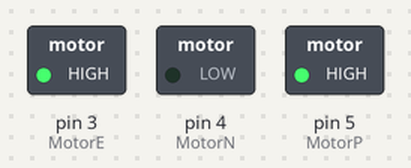
Bench run of a sketch on a simulated Arduino Uno, built with avr-gcc and run on an emulated ATmega328P. Shown: switched loads named in the sketch (green lamp = pin HIGH).

Above: at 0.2 s.
At 1.15 s:
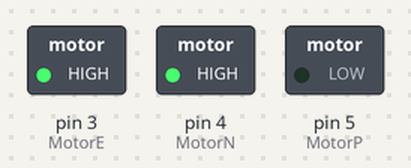
At 2.85 s:
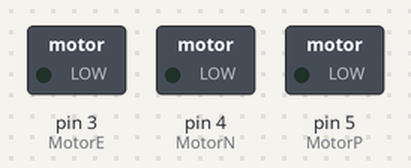
Timing chart, 0 to 3.5 s (numbered marks = the images above):
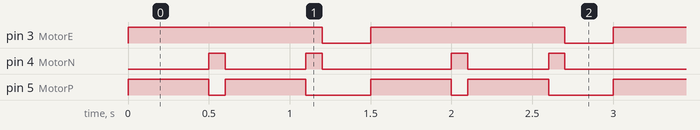

The sketch:

EX_Motor2.ino
```cpp
#define STOP 0
#define CW 1
#define CCW 2


const int MotorE = 3;
const int MotorP = 5;
const int MotorN = 4;

void Motor_cnt(int mode, double sec) {
  switch (mode) {
    case STOP:
      digitalWrite(MotorE, LOW);
      digitalWrite(MotorP, LOW);
      digitalWrite(MotorN, LOW);
      break;
    case CW:
      digitalWrite(MotorE, HIGH);
      digitalWrite(MotorP, HIGH);
      digitalWrite(MotorN, LOW);
      break;
    case CCW:
      digitalWrite(MotorE, HIGH);
      digitalWrite(MotorP, LOW);
      digitalWrite(MotorN, HIGH);
      break;
    default:
      digitalWrite(MotorE, LOW);
      digitalWrite(MotorP, LOW);
      digitalWrite(MotorN, LOW);
  }
  delay(sec * 1000);
}


void setup() {
  pinMode(MotorE, OUTPUT);
  pinMode(MotorP, OUTPUT);
  pinMode(MotorN, OUTPUT);
}

void loop() {
  Motor_cnt(CW, 0.5);
  Motor_cnt(CCW, 0.1);
  Motor_cnt(CW, 0.5);
  Motor_cnt(CCW, 0.1);
  Motor_cnt(STOP, 0.1);
  delay(200);
}
```

Measured:
- by itself, pin 3 (MotorE): alternates HIGH for 1.2 s and LOW for 0.30 s
- by itself, pin 4 (MotorN): repeats every 1.5 s: LOW 0.50 s, HIGH 0.10 s, LOW 0.80 s, HIGH 0.10 s
- by itself, pin 5 (MotorP): repeats every 1.5 s: LOW 0.10 s, HIGH 0.50 s, LOW 0.40 s, HIGH 0.50 s
